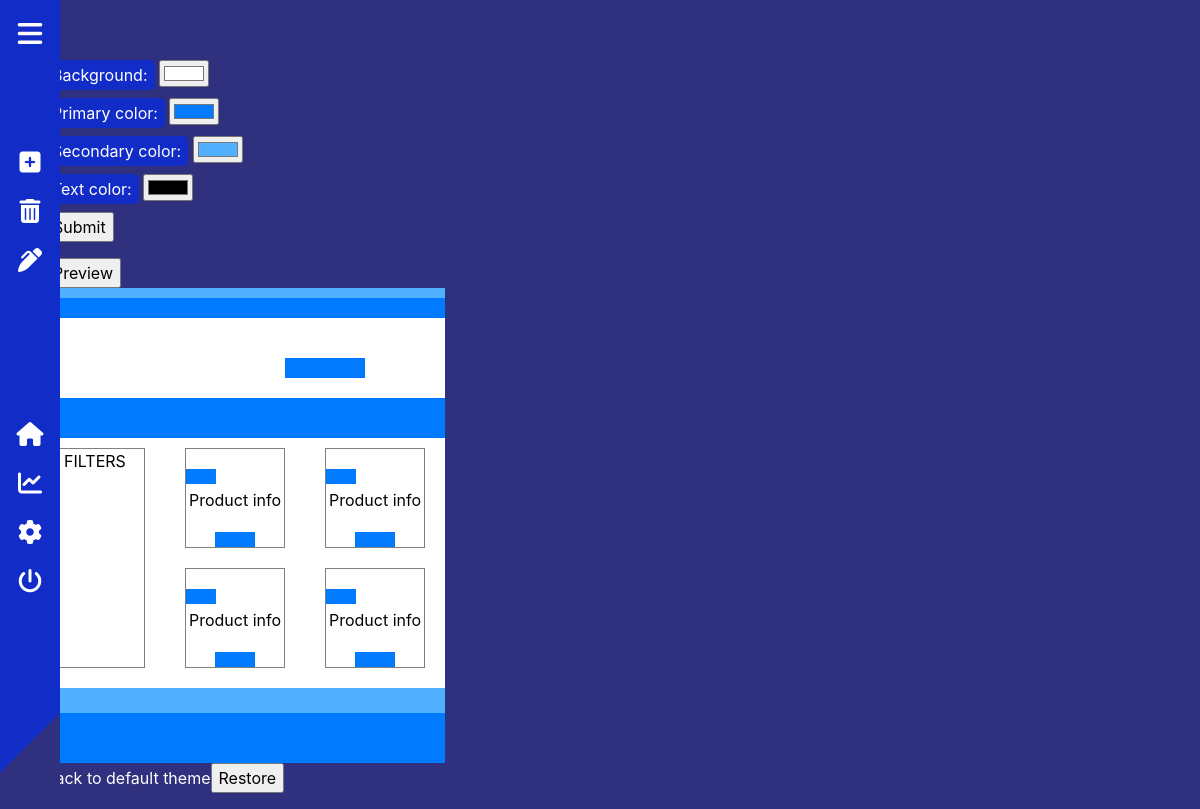
/admin/settings.php (signed in), run on the app's committed database.
### tables this page shows
CREATE TABLE `theme` (
  `id` int(11) NOT NULL,
  `custom` varchar(10) NOT NULL,
  `body` varchar(20) NOT NULL,
  `primary_color` varchar(20) NOT NULL,
  `secondary_color` varchar(20) NOT NULL,
  `text_color` varchar(20) NOT NULL
);

### admin/settings.php (the view, shortened to what this page needs)
<?php
    if(isset($_SESSION['id'])){
	    require 'inc/head.php';
?>
<body>
    <?php
        require 'inc/nav.php';
    ?>
    <?php
    $sql="SELECT * FROM theme WHERE id = 1";
    $result = $conn->query($sql);
    $row = $result->fetch_assoc();
    ?>
    <div class="container">
        <div class="theme">
        <form class="theme-form" method="post" action="action/theme.php">
            <label for="body-bg">Background:</label>
            <input type="color" id="body-bg" name="body-bg" value="<?=$row['body'];?>"><br>
            <label for="primary-color">Primary color:</label>
            <input type="color" id="primary-color" name="primary-color" value="<?=$row['primary_color'];?>"><br>
            <label for="secondary-color">Secondary color:</label>
            <input type="color" id="secondary-color" name="secondary-color" value="<?=$row['secondary_color'];?>"><br>
            <label for="text-color">Text color:</label>
            <input type="color" id="text-color" name="text-color" value="<?=$row['text_color'];?>"><br>
            <input type="submit" name="updateColor">
        </form>
        <input type="submit" id="preview" value="Preview">
        <div class="theme-preview" id="theme-preview">
            <div class="theme-top" id="theme-top"></div>
            <div class="theme-nav" id="theme-nav"></div>
            <div class="theme-h-button" id="theme-h-button"></div>
            <div class="offer" id="offer"></div>
            <div class="filter-preview">
                <p class="text-preview">FILTERS</p>
            </div>
            <div class="card-preview">
                <div class="price-preview"></div>
                    <p class="text-preview m40">Product info</p>
                <div class="buy-preview"></div>
            </div>
            <div class="card-preview2">
                <div class="price-preview"></div>
                    <p class="text-preview m40">Product info</p>
                <div class="buy-preview"></div>
            </div>
            <div class="card-preview3">
                <div class="price-preview"></div>
                    <p class="text-preview m40">Product info</p>
                <div class="buy-preview"></div>
            </div>
            <div class="card-preview4">
                <div class="price-preview"></div>
                    <p class="text-preview m40">Product info</p>
                <div class="buy-preview"></div>
            </div>
            <div class="footer-top-preview" id="footer-top-preview"></div>
            <div class="footer-preview" id="footer-preview">
            </div>
        </div>
        </div>
        <form method="post" action="action/default-theme.php">
            Back to default theme<input type="submit" name="default" value="Restore">
        </form>
    </div>
</body>
<?php
}
else{
    echo "Access denied";
}
?>

### admin/style/style.css (style rules this page uses)
body { background-color: #2f307e; color: #fff; }
label { background-color: #122dc7; color: #fff; padding: 3px 7px; border-radius: 5px; }
.theme-form { margin-top: 60px; }
.theme-preview { width: 400px; height: 475px; position: relative; }
.theme-preview .theme-top { position: absolute; width: 100%; height: 10px; left: 0; top: 0; }
.theme-preview .theme-nav { position: absolute; width: 100%; height: 20px; left: 0; top: 10px; }
.theme-preview .theme-h-button { position: absolute; width: 20%; height: 20px; top: 70px; left: 60%; }
.theme-preview .text-preview { text-align: center; }
.theme-preview .offer { position: absolute; width: 100%; height: 40px; top: 110px; left: 0; }
.theme-preview .filter-preview { position: absolute; background-color: transparent; width: 25%; height: 220px; top: 160px; border: 1px solid grey; left: 0; }
.theme-preview .card-preview { position: absolute; background-color: transparent; width: 25%; height: 100px; border: 1px solid grey; left: 35%; top: 160px; }
.theme-preview .card-preview2 { position: absolute; background-color: transparent; width: 25%; height: 100px; border: 1px solid grey; left: 70%; top: 160px; }
.theme-preview .card-preview3 { position: absolute; background-color: transparent; width: 25%; height: 100px; border: 1px solid grey; left: 35%; top: 280px; }
.theme-preview .card-preview4 { position: absolute; background-color: transparent; width: 25%; height: 100px; border: 1px solid grey; left: 70%; top: 280px; }
.theme-preview .price-preview { position: absolute; width: 30px; height: 15px; top: 20px; left: 0; }
.theme-preview .m40 { margin-top: 40%; }
.theme-preview .buy-preview { position: absolute; width: 40%; height: 15px; bottom: 0px; left: 30%; }
.theme-preview .footer-top-preview { position: absolute; top: 400px; width: 100%; height: 25px; }
.theme-preview .footer-preview { position: absolute; top: 425px; width: 100%; height: 50px; }

### data on the page
theme: body-bg "#ffffff", primary-color "#007bff", secondary-color "#52b1ff", text-color "#000000"
